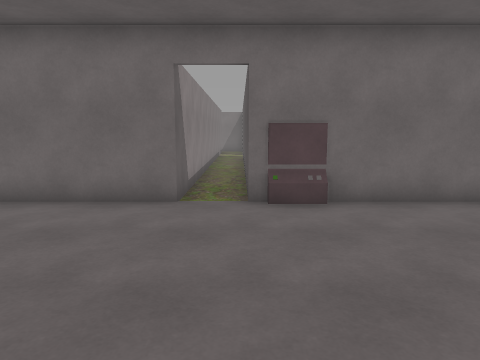
[1] (above)

14 first-person views from a walk through a scene from a Unity 3-D project. The camera is 1.5 m above the floor, tilts 8° down and sees 70° across. Doors are open. The floor is counted in squares, 1 m on a side. Each view is taken from the middle of a square. On the plan, view 1 faces up. The plan holds only what a view shows up to about 16 squares ahead; the rest is blank. The place goes on beyond the plan. The player character is not drawn.

[2]
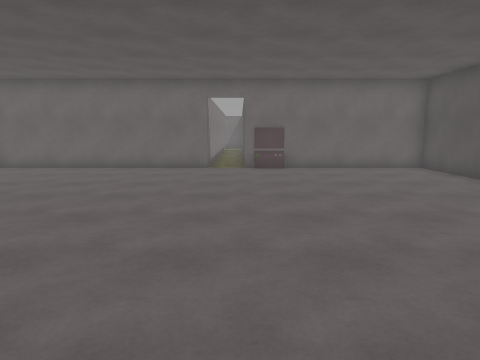

[3]
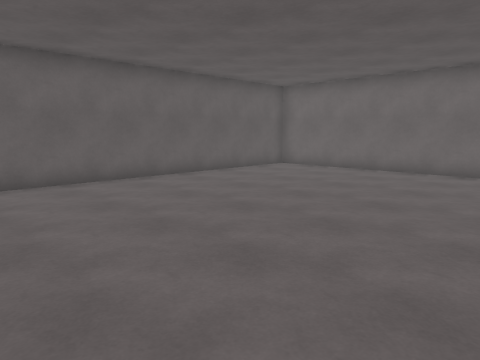

[4]
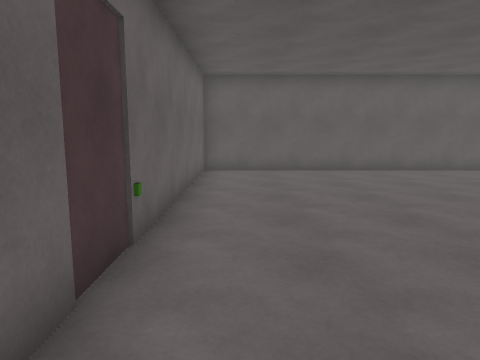

[5]
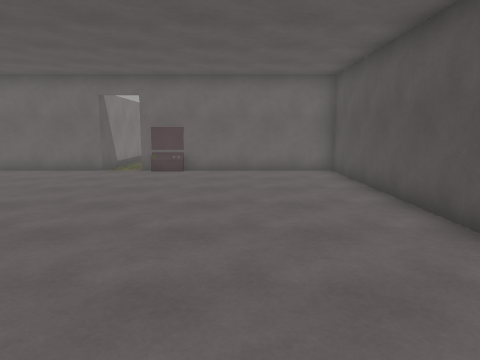

[6]
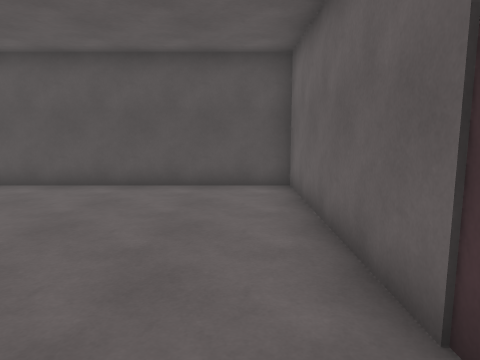

[7]
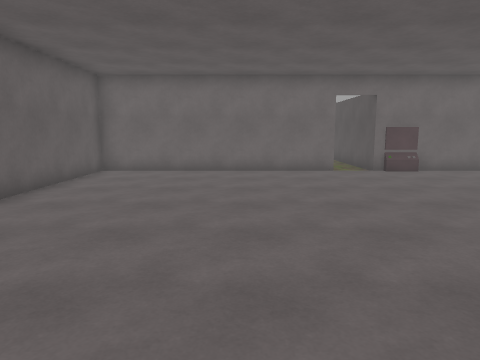

[8]
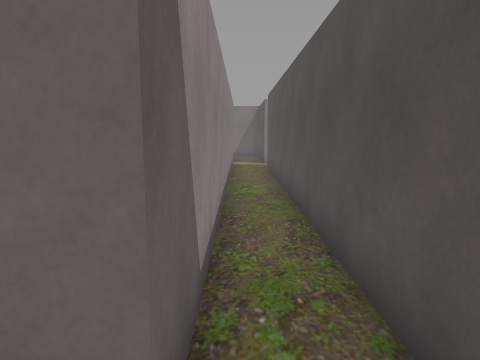

[9]
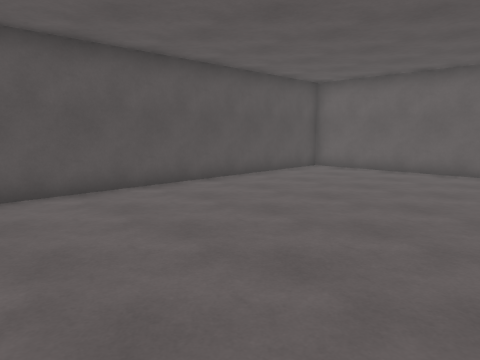

[10]
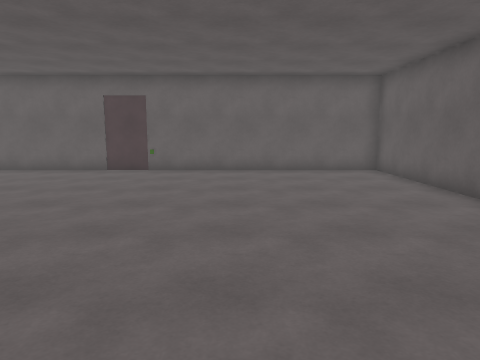

[11]
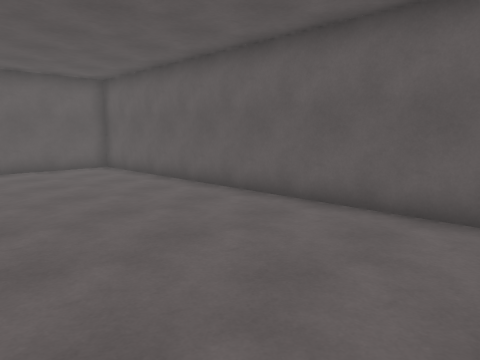

[12]
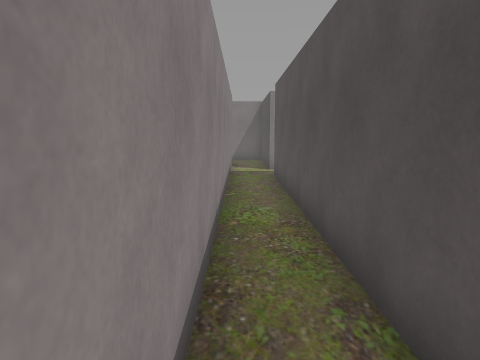

[13]
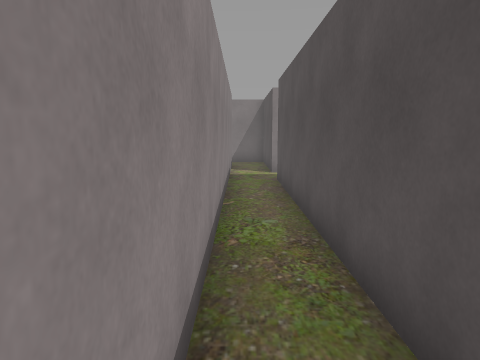

[14]
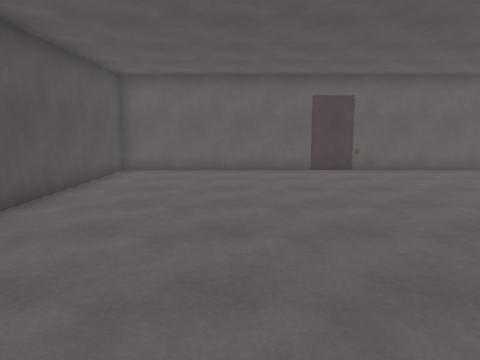

### Floor plan
Points are (right, up) in squares from view 1. A wall is a line through its corners. A room is listed if a view was taken in it or the views show most of it. See-through windows are left out.
Room 1 (views 1, 2, 3, 4, 5, 6, 7, 8, 9, 10, 11, 14)
walls: (-1.4, 7.3) (-10.4, 7.3) (-10.4, -7.4) (7.6, -7.4) (7.6, 7.3) (0.2, 7.3)
ways out: open door at (-0.5, 7.5) to room 2
objects: other object (-2, -7); other object (2, 7)
Room 2 (views 12, 13)
walls: (0.2, 22.6) (0.2, 24.5); (-1.4, 24.2) (-1.4, 7.3); (0.2, 7.3) (0.2, 20.8)
ways out: open door at (-0.5, 7.5) to room 1

Positions as (right, up) in squares from view 1, and headings:
1: (0, 0), facing up
2: (0, -7), facing up
3: (0, -6), facing up-left
4: (3, -6), facing left
5: (4, -6), facing up
6: (-2, -6), facing right
7: (-5, -6), facing up
8: (-1, 6), facing up
9: (-1, 6), facing down-right
10: (-5, 6), facing down
11: (-4, 7), facing down-left
12: (-1, 9), facing up
13: (-1, 10), facing up
14: (3, 6), facing down
